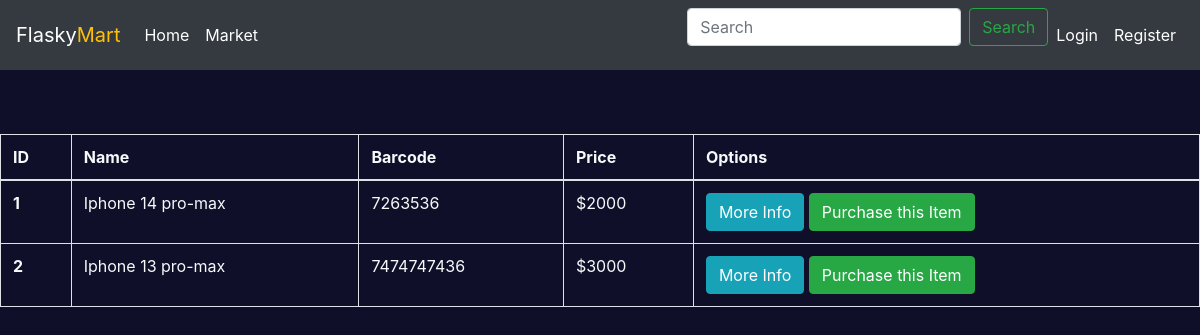
/market, run on the app's committed database.
### market/models.py (models this page shows, shortened)
class items(db.Model):
    id = db.Column(db.Integer, primary_key=True)
    name = db.Column(db.String(30), nullable=False, unique=True)
    barcode = db.Column(db.String(12), nullable=False, unique=True)
    price = db.Column(db.Integer, nullable=False)
    description = db.Column(db.String(length=1000), nullable=False, unique=True)
    owner = db.Column(db.Integer, db.ForeignKey('users.id'))

### market/routes.py (the view)
@app.route('/market')
def market_page():
    item = items.query.all()
    return render_template('market.html', items=item, dollar='$')

### market/templates/market.html (shortened to what this page needs)
{%extends 'base.html'%}
{%block content%}
 <table class="table table-bordered text-light mart-table">
    <thead>
      <tr>
        <th scope="col">ID</th>
        <th scope="col">Name</th>
        <th scope="col">Barcode</th>
        <th scope="col">Price</th>
        <th scope="col">Options</th>
      </tr>
    </thead>
    <tbody>
        {%for item in items%}
        <tr>
            <th scope="row">{{item.id}}</th>
            <td>{{item.name}}</td>
            <td>{{item.barcode}}</td>
            <td>{{dollar}}{{item.price}}</td>
            <td>
                <button class="btn btn-outline btn-info">More Info</button>
                <button class="btn btn-outline btn-success">Purchase this Item</button>
            </td>
          </tr>
        {% endfor %}
    </tbody>
  </table>
{%endblock%}

### market/templates/base.html (shortened to what this page needs)
<html lang="en">
  <head>
    <link rel="stylesheet" href="https://cdn.jsdelivr.net/npm/bootstrap@4.5.3/dist/css/bootstrap.min.css">
    <link rel="stylesheet" href="{{url_for('static', filename='styles.css')}}"/>
</head>
  <body class='body'>
    <nav class="navbar navbar-expand-lg navbar-dark bg-dark">
      <a class="navbar-brand" href="{{url_for('home_page')}}">Flasky<span class="text-warning">Mart</span></a>
      <div class="collapse navbar-collapse" id="navbarSupportedContent">
        <ul class="navbar-nav mr-auto">
          <li class="nav-item active">
            <a class="nav-link" href="/home">Home <span class="sr-only">(current)</span></a>
          </li>
          <li class="nav-item active">
            <a class="nav-link" href="{{url_for('market_page')}}">Market</a>
          </li>
        </ul>
        <form class="form-inline">
          <input class="form-control mr-sm-2" type="search" placeholder="Search" aria-label="Search">
          <button class="btn btn-outline-success my-2 my-sm-0" type="submit">Search</button>
        </form>
          <ul class="navbar-nav">
            <li class="nav-item active">
              <a class="nav-link" href="#">Login</a>
            </li>
            <li class="nav-item active">
              <a class="nav-link" href="#">Register</a>
            </li>
          </ul>
      </div>
    </nav>
    {%block content%}
    {%endblock%}
  </body>
</html>

### market/static/styles.css (style rules this page uses)
.body { background: rgb(15, 15, 42); color: white; }
.mart-table { margin-top: 4rem; }

### data on the page
items: id "1", name "Iphone 14 pro-max", barcode "7263536", dollar "$", price "2000"
items: id "2", name "Iphone 13 pro-max", barcode "7474747436", dollar "$", price "3000"
